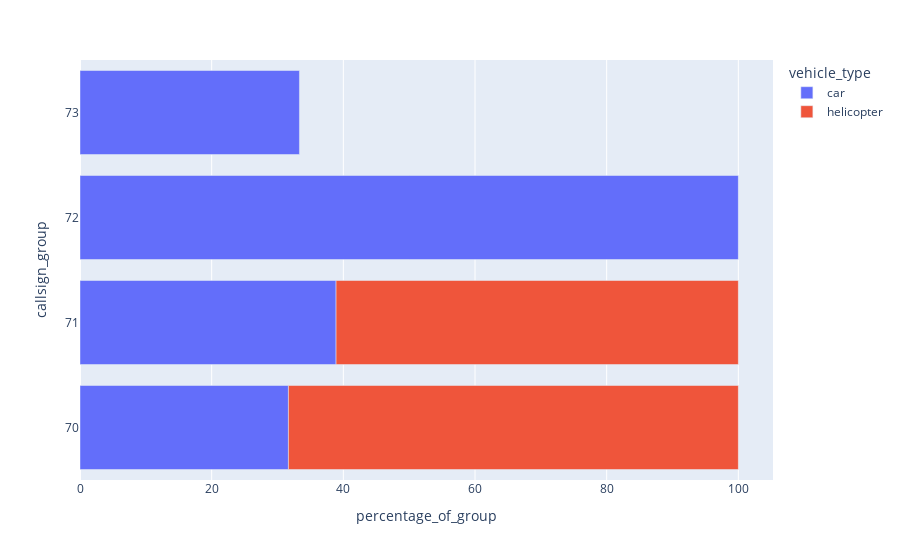

The notebook cell this image was saved under:
### Code cell
px.bar(
    jobs_by_callsign_long.groupby(['callsign_group', 'vehicle_type', 'callsign'])[['percentage_of_group']].mean().reset_index(),
    x="percentage_of_group",
    y="callsign_group",
    color="vehicle_type"
)

### Figure 1 — Plotly figure (JSON) as saved in the notebook; plotly's stock layout.template omitted (floating-point values rounded to 4 significant figures)
{"data": [{"alignmentgroup": "True", "hovertemplate": "vehicle_type=car<br>percentage_of_group=%{x}<br>callsign_group=%{y}<extra></extra>", "legendgroup": "car", "marker": {"color": "#636efa", "pattern": {"shape": ""}}, "name": "car", "offsetgroup": "car", "orientation": "h", "showlegend": true, "textposition": "auto", "type": "bar", "x": [31.66, 38.9, 100, 33.33], "xaxis": "x", "y": ["70", "71", "72", "73"], "yaxis": "y"}, {"alignmentgroup": "True", "hovertemplate": "vehicle_type=helicopter<br>percentage_of_group=%{x}<br>callsign_group=%{y}<extra></extra>", "legendgroup": "helicopter", "marker": {"color": "#EF553B", "pattern": {"shape": ""}}, "name": "helicopter", "offsetgroup": "helicopter", "orientation": "h", "showlegend": true, "textposition": "auto", "type": "bar", "x": [68.34, 61.1], "xaxis": "x", "y": ["70", "71"], "yaxis": "y"}], "layout": {"barmode": "relative", "legend": {"title": {"text": "vehicle_type"}, "tracegroupgap": 0}, "margin": {"t": 60}, "xaxis": {"anchor": "y", "domain": [0, 1], "title": {"text": "percentage_of_group"}}, "yaxis": {"anchor": "x", "domain": [0, 1], "title": {"text": "callsign_group"}}}}
